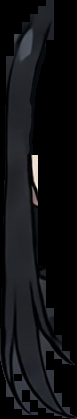
#> input picture assets/sample_model/processed/FrontHairLeft.png, 77 x 419 px, found by its file name
$ python debug_mesh.py
#> lines starting #> are read from the running program, lines starting #| are printed output that depends on the picture; after the words box and inside, x2 and y2 are one past the last pixel; in counts of white or black regions, pixels touching at a corner belong together
import sys
import os
from pathlib import Path
import cv2
import numpy as np

# Add project root to sys.path
current_dir = Path(__file__).resolve().parent
project_root = current_dir.parent
sys.path.append(str(project_root))

from src.create_mesh import create_image_mesh
from src.Const import MODEL_PATH


def test_density_and_simplify():
    image_path = os.path.join(MODEL_PATH, "FrontHairLeft.png")
    print(f"Testing simplification for: {image_path}")

    # Load image and get contour manually to test approxPolyDP impact
    img = cv2.imread(image_path, cv2.IMREAD_UNCHANGED)
#> img is the input picture: shape (419, 77, 4); mean B, G, R, A 19.4, 17.1, 16.5, 101.9
    mask = img[:, :, 3] == 0
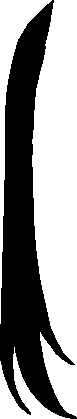
#> mask: shape (419, 77) bool; 58% white; 1 black region, box (x1, y1, x2, y2) and area: (0, 0, 77, 419) 13551
    gray = cv2.cvtColor(img, cv2.COLOR_BGRA2GRAY)
    img[mask] = [255, 255, 255, 255]
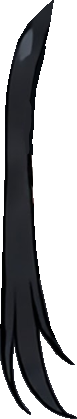
#> img: shape (419, 77, 4); mean B, G, R, A 163.1, 161.1, 160.5, 249.8
    gray[mask] = 255
    ret, binary_img = cv2.threshold(gray, 254, 255, cv2.THRESH_BINARY_INV)
#> binary_img: shape (419, 77); 42% white; 1 white region
    contours, hierarchy = cv2.findContours(
        binary_img, cv2.RETR_EXTERNAL, cv2.CHAIN_APPROX_SIMPLE
    )
#> contours = 1 contour; box (x1, y1, x2, y2) and area: (0, 0, 77, 419) 13012
    max_contour = max(contours, key=cv2.contourArea)
#> max_contour = contour of 363 points, box (x1, y1, x2, y2) (0, 0, 77, 419), area 13012

    original_points = len(max_contour)
#> original_points = 363
    print(f"Original contour vertices: {original_points}")
#| Original contour vertices: 363

    epsilons = [0.1, 0.5, 1.0, 2.0, 5.0, 10.0]

    for eps in epsilons:
        approx = cv2.approxPolyDP(max_contour, eps, True)
        print(f"Epsilon {eps}: {len(approx)} vertices")
#> this loop made 6 passes
#| Epsilon 0.1: 363 vertices
#| Epsilon 0.5: 211 vertices
#| Epsilon 1.0: 45 vertices
#| Epsilon 2.0: 29 vertices
#| Epsilon 5.0: 18 vertices
#| Epsilon 10.0: 12 vertices


if __name__ == "__main__":
    test_density_and_simplify()

$ run again, with assets/sample_model/processed/BackHair.png copied over assets/sample_model/processed/FrontHairLeft.png
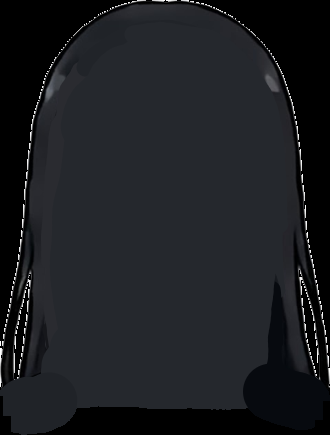
#> input picture assets/sample_model/processed/BackHair.png, 330 x 435 px, found by its file name
#> in test_density_and_simplify, img is the input picture: shape (435, 330, 4); mean B, G, R, A 34.1, 30.4, 28.4, 197.1
#> in test_density_and_simplify, `mask = img[:, :, 3] == 0`:
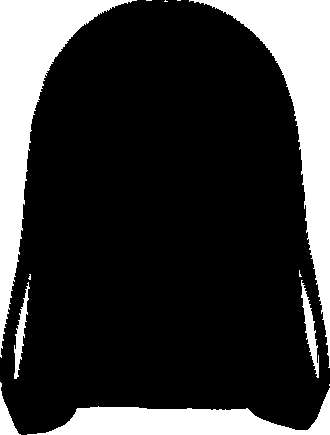
#> mask: shape (435, 330) bool; 22.2% white; 12 white regions (6 under 20 px), largest, box (x1, y1, x2, y2) and area: (189, 0, 330, 368) 12149, (0, 0, 137, 358) 11895, (27, 388, 330, 435) 6137, (301, 280, 319, 378) 615, (14, 282, 30, 379) 530, (0, 382, 21, 435) 433
#> in test_density_and_simplify, `img[mask] = [255, 255, 255, 255]`:
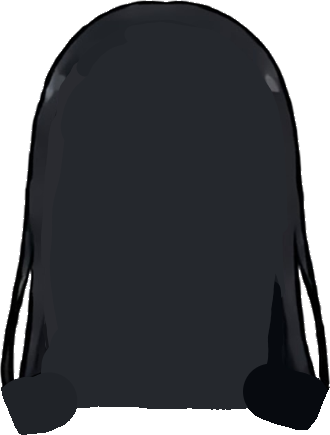
#> img: shape (435, 330, 4); mean B, G, R, A 90.5, 86.8, 84.8, 253.6
#> binary_img: shape (435, 330); 77.8% white; 12 black regions (6 under 20 px)
#> contours = 1 contour; box (x1, y1, x2, y2) and area: (0, 0, 330, 435) 112210
#> max_contour = contour of 736 points, box (x1, y1, x2, y2) (0, 0, 330, 435), area 112210
#> original_points = 736
#| Original contour vertices: 736
#> the loop in test_density_and_simplify, `for eps in epsilons:` made 6 passes
#| Epsilon 0.1: 736 vertices
#| Epsilon 0.5: 468 vertices
#| Epsilon 1.0: 212 vertices
#| Epsilon 2.0: 35 vertices
#| Epsilon 5.0: 21 vertices
#> (further printed lines are left out)

$ run again, with assets/sample_model/processed/Face.png copied over assets/sample_model/processed/FrontHairLeft.png
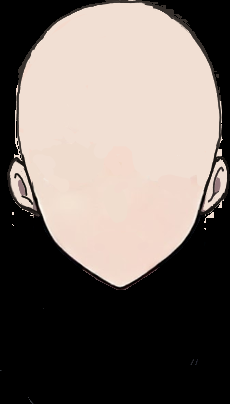
#> input picture assets/sample_model/processed/Face.png, 230 x 404 px, found by its file name
#> in test_density_and_simplify, img is the input picture: shape (404, 230, 4); mean B, G, R, A 102.4, 108.4, 118.1, 129.9
#> in test_density_and_simplify, `mask = img[:, :, 3] == 0`:
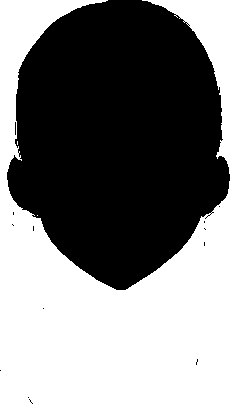
#> mask: shape (404, 230) bool; 48.3% white; 4 white regions (2 under 20 px), largest, box (x1, y1, x2, y2) and area: (0, 0, 230, 404) 41252, (142, 0, 230, 174) 3650
#> in test_density_and_simplify, `img[mask] = [255, 255, 255, 255]`:
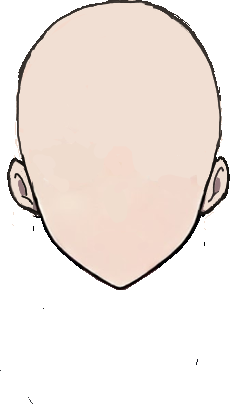
#> img: shape (404, 230, 4); mean B, G, R, A 225.2, 231.2, 241, 253.1
#> binary_img: shape (404, 230); 51.7% white; 4 black regions (2 under 20 px)
#> contours = 14 contours, 13 with area under 20; largest, box (x1, y1, x2, y2) and area: (7, 0, 230, 290) 47588
#> max_contour = contour of 425 points, box (x1, y1, x2, y2) (7, 0, 230, 290), area 47588
#> original_points = 425
#| Original contour vertices: 425
#> the loop in test_density_and_simplify, `for eps in epsilons:` made 6 passes
#| Epsilon 0.1: 425 vertices
#| Epsilon 0.5: 216 vertices
#| Epsilon 1.0: 77 vertices
#| Epsilon 2.0: 41 vertices
#| Epsilon 5.0: 22 vertices
#> (further printed lines are left out)
